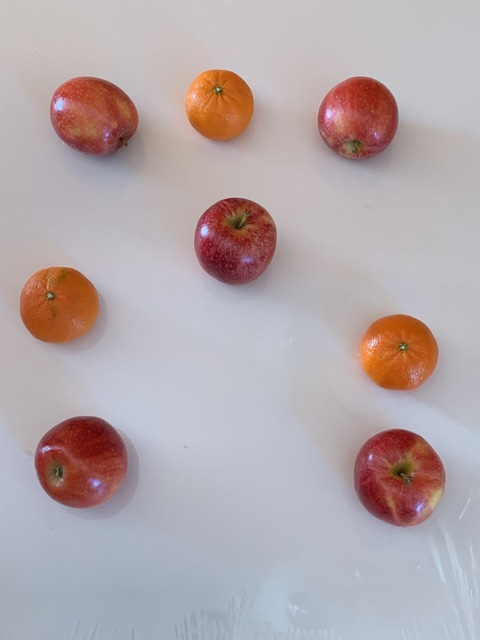
#> input picture Machine-Learning/Documentations/Computer-Vision/Computer-Vision-and -TensorFlow-Fundamentals/assets/appleorange.JPG, 480 x 640 px; the run also reads 1 picture not shown here
$ jupyter execute --allow-errors '3. object detection using contours and the HOG detector.ipynb'
#> lines starting #> are read from the running program, lines starting #| are printed output that depends on the picture; after the words box and inside, x2 and y2 are one past the last pixel; in counts of white or black regions, pixels touching at a corner belong together
### Machine-Learning/Documentations/Computer-Vision/Computer-Vision-and -TensorFlow-Fundamentals/display_images_from_paths_or_array.py
import cv2
import numpy as np
import matplotlib.pyplot as plt
from PIL import Image
import math
import os

def display_images(images, titles=None, figsize_per_image:tuple=(3, 3), is_gray:bool=False, is_axis=False, show_histogram=False):
    """
    Display multiple images in a grid layout using PIL and Matplotlib.

    Args:
        images (list): List of image file paths or image arrays to be displayed.
        titles (list, optional): List of titles for each image. Default is None.
        figsize_per_image (tuple, optional): Size of each image in the grid (width, height). Default is (3, 3).
        is_paths (bool, optional): Whether the input is a list of image paths. If False, expects list of image arrays. Default is False.
        is_gray (bool, optional): Whether to convert images to grayscale. Only used if is_paths is True. Default is False.
        is_axis (bool, optional): Whether to display axis on the images. Default is False.
        show_histogram (bool, optional): Whether to display histograms alongside images. Default is False.

    Returns:
        None

    Example:
        image_paths = ['image1.jpg', 'image2.png', 'image3.bmp']
        display_images(image_paths, is_paths=True, titles=['Image 1', 'Image 2', 'Image 3'])

        image_arrays = [translated_img, rotated_img, rescaled_img, sheared_img]
        display_images(image_arrays, titles=['Translated', 'Rotated', 'Rescaled', 'Sheared'])
    """

    def load_image(path):
        img = Image.open(path)
        return img.convert('L') if is_gray else img

    # Check if input images are paths or arrays
    is_paths = isinstance(images[0], str)

    if is_paths:
        images = [load_image(path) for path in images]

    num_images = len(images)

    # Calculate the number of rows and columns needed
    num_columns = math.ceil(math.sqrt(num_images))
    num_rows = math.ceil(num_images / num_columns)
    figsize = (num_columns * (figsize_per_image[0] * (2 if show_histogram else 1)), num_rows * figsize_per_image[1])

    # Create a figure
    plt.figure(figsize=figsize)

    for i, img in enumerate(images):
        if is_gray and not is_paths:
            img = cv2.cvtColor(img, cv2.COLOR_BGR2GRAY)

        plt.subplot(num_rows, num_columns * (2 if show_histogram else 1), (2 * i + 1 if show_histogram else i + 1))
        if isinstance(img, np.ndarray):
            plt.imshow(img, cmap='gray' if is_gray else None)
        else:
            plt.imshow(img, cmap='gray' if is_gray else None)
        plt.title(titles[i] if titles else None)
        plt.axis('on' if is_axis else 'off')

        if show_histogram:
            plt.subplot(num_rows, num_columns * 2, 2 * i + 2)
            if isinstance(img, Image.Image):
                img = np.array(img)
            if img.ndim == 2:
                hist = cv2.calcHist([img], [0], None, [256], [0, 256])
                plt.plot(hist, color='black')
            else:
                color = ('b', 'g', 'r')
                for j, col in enumerate(color):
                    hist = cv2.calcHist([img], [j], None, [256], [0, 256])
                    plt.plot(hist, color=col)
            plt.grid()
            plt.xlim([0, 256])
            plt.xlabel('color intensity value (0 to 256)')
            plt.ylabel('frequency of occurrence')
            plt.title('Histogram')

    plt.tight_layout()
    plt.show()

### Machine-Learning/Documentations/Computer-Vision/Computer-Vision-and -TensorFlow-Fundamentals/3. object detection using contours and the HOG detector.ipynb
[cell 1]
from display_images_from_paths_or_array import display_images
from PIL import Image
from skimage.feature import hog
from skimage import data, exposure

import numpy as np
import matplotlib.pyplot as plt
import cv2

# **Deteksi Objek Menggunakan Kontur dan HOG Detector**
---

Deteksi objek adalah salah satu tugas penting dalam bidang visi komputer yang memungkinkan kita untuk mengidentifikasi dan melokalisasi objek tertentu dalam sebuah gambar. Metode yang umum digunakan untuk deteksi objek adalah penggunaan kontur dan Histogram of Oriented Gradients (HOG) detector.

#### **Kontur**

Kontur adalah batas-batas tertutup dalam gambar yang memiliki bentuk serupa. Dengan menemukan kontur, kita dapat mengidentifikasi dan menandai objek-objek dalam gambar berdasarkan bentuk mereka. Teknik ini sering digunakan dalam pengolahan citra karena kemampuannya untuk memisahkan objek dari latar belakang.

Dalam bagian ini, kita akan menggunakan kontur untuk mengklasifikasikan dan mendeteksi objek sederhana dalam gambar. Gambar yang akan kita gunakan terdiri dari apel dan jeruk, dan kita akan menggunakan metode deteksi tepi Canny serta kontur untuk mendeteksi objek-objek tersebut dan menuliskan nama kelas objek pada kotak pembatas (bounding box).

#### **Histogram of Oriented Gradients (HOG)**

HOG adalah fitur deskripsi yang digunakan dalam visi komputer dan pemrosesan citra untuk mendeteksi objek. HOG mengandalkan distribusi intensitas gradien atau arah tepi dalam sebuah gambar. Fitur ini sangat efektif untuk mendeteksi tepi dan bentuk dalam gambar, menjadikannya sangat berguna untuk deteksi objek yang berbasis pada bentuk dan tepi.

#### **Proses Deteksi**

1. **Pra-pemrosesan Gambar**:
   - Mengubah gambar ke dalam format grayscale untuk menyederhanakan pengolahan.
   - Menerapkan filter Gaussian untuk mengurangi noise dan menghaluskan gambar.

2. **Deteksi Tepi Menggunakan Metode Canny**:
   - Menggunakan algoritma deteksi tepi Canny untuk menemukan tepi-tepi dalam gambar. Algoritma ini bekerja dengan baik dalam menemukan tepi yang signifikan dan mengabaikan tepi yang tidak penting.

3. **Penemuan Kontur**:
   - Menggunakan metode penemuan kontur untuk menemukan batas-batas objek dalam gambar berdasarkan tepi yang telah dideteksi. Kontur-kontur ini kemudian digunakan untuk membuat kotak pembatas di sekitar objek.

4. **Klasifikasi Objek**:
   - Menganalisis bentuk kontur dan fitur HOG untuk mengklasifikasikan objek ke dalam kelas tertentu (misalnya, apel atau jeruk).
   - Menambahkan label nama kelas pada kotak pembatas untuk menandai objek yang terdeteksi.

#### **Kegunaan**

1. **Visi Komputer dan Pengolahan Citra**:
   - Digunakan dalam berbagai aplikasi visi komputer seperti sistem pengawasan, pengenalan wajah, deteksi kendaraan, dan pengolahan citra medis.

2. **Otomatisasi Industri**:
   - Membantu dalam otomatisasi proses produksi dengan mendeteksi dan mengklasifikasikan produk berdasarkan bentuk dan ukuran.

3. **Robotika**:
   - Membantu robot dalam navigasi dan manipulasi objek dengan mendeteksi dan mengenali objek dalam lingkungan mereka.

4. **Aplikasi Konsumen**:
   - Digunakan dalam aplikasi konsumen seperti filter kamera, pengenalan objek dalam aplikasi mobile, dan aplikasi augmented reality (AR).

Dengan memahami dan menguasai teknik-teknik deteksi objek menggunakan kontur dan HOG, kita dapat mengembangkan aplikasi yang lebih canggih dan akurat dalam berbagai bidang yang memerlukan analisis visual.

## **Deteksi Kontur**
---

Deteksi kontur adalah teknik dalam pengolahan citra yang digunakan untuk mengidentifikasi batas-batas objek dalam sebuah gambar. Teknik ini sering digunakan dalam berbagai aplikasi visi komputer seperti pengenalan objek, pelacakan objek, dan analisis bentuk.

#### Langkah-langkah Deteksi Kontur

1. **Impor Gambar**:
   - Langkah pertama adalah mengimpor gambar yang akan diproses. Gambar ini bisa dalam format berwarna atau grayscale.

2. **Deteksi Tepi dengan Metode Canny**:
   - Setelah gambar diimpor, kita menggunakan detektor tepi Canny untuk menemukan tepi-tepi dalam gambar. Detektor tepi Canny sangat efektif dalam mendeteksi tepi karena menggabungkan beberapa langkah seperti perataan gambar, menemukan gradien intensitas, dan deteksi tepi dengan ambang batas tertentu.

3. **Menemukan Kontur**:
   - Setelah tepi ditemukan, kita menggunakan metode `findContours` dari OpenCV untuk menemukan kontur dalam gambar. Kontur adalah garis atau kurva yang menghubungkan semua titik kontinu (tanpa putus) yang memiliki warna atau intensitas yang sama.

#### Contoh Kode

Berikut adalah contoh kode untuk mendeteksi kontur dalam sebuah gambar menggunakan OpenCV:

```python
import cv2

# Impor gambar
img = cv2.imread('image.jpg', cv2.IMREAD_GRAYSCALE)

# Menggunakan detektor tepi Canny
threshold = 100
canny_output = cv2.Canny(img, threshold, threshold * 2)

# Menemukan kontur
contours, hierarchy = cv2.findContours(canny_output, cv2.RETR_EXTERNAL, cv2.CHAIN_APPROX_SIMPLE)

# Menampilkan kontur
for contour in contours:
    cv2.drawContours(img, [contour], -1, (0, 255, 0), 2)

# Menampilkan gambar dengan kontur yang ditandai
cv2.imshow('Contours', img)
cv2.waitKey(0)
cv2.destroyAllWindows()
```

Penjelasan kode di atas:
- **Deteksi Tepi Canny**:
  ```python
  canny_output = cv2.Canny(img, threshold, threshold * 2)
  ```
  Deteksi tepi dilakukan dengan menggunakan fungsi `cv2.Canny` yang memerlukan dua parameter ambang batas. Parameter pertama adalah ambang batas bawah dan parameter kedua adalah ambang batas atas untuk deteksi tepi.

- **Menemukan Kontur**:
  ```python
  contours, hierarchy = cv2.findContours(canny_output, cv2.RETR_EXTERNAL, cv2.CHAIN_APPROX_SIMPLE)
  ```
  Fungsi `cv2.findContours` digunakan untuk menemukan kontur dalam gambar. Fungsi ini memiliki tiga argumen:
  - Gambar hasil dari deteksi tepi Canny (`canny_output`).
  - Metode pengambilan kontur (`cv2.RETR_EXTERNAL`) yang digunakan untuk mengambil hanya kontur luar (eksternal) karena kita tertarik untuk menggambar kotak pembatas di sekitar objek.
  - Metode aproksimasi kontur (`cv2.CHAIN_APPROX_SIMPLE`) yang mengurangi jumlah titik dalam kontur dengan menghilangkan titik-titik yang tidak perlu.

- **Menggambar Kontur**:
  ```python
  for contour in contours:
      cv2.drawContours(img, [contour], -1, (0, 255, 0), 2)
  ```
  Menggambar kontur pada gambar asli menggunakan `cv2.drawContours`. Kontur ditandai dengan warna hijau dan ketebalan garis sebesar 2 piksel.

#### Kegunaan Deteksi Kontur

1. **Pengenalan Objek**:
   - Digunakan dalam sistem pengenalan objek untuk mengidentifikasi dan melokalisasi objek berdasarkan bentuk mereka.

2. **Pelacakan Objek**:
   - Berguna dalam aplikasi pelacakan objek di video untuk mengikuti pergerakan objek tertentu dari frame ke frame.

3. **Analisis Bentuk**:
   - Membantu dalam analisis bentuk objek dalam berbagai aplikasi seperti pengukuran dimensi, identifikasi bentuk, dan pengenalan pola.

4. **Robotika dan Otomasi**:
   - Membantu robot dalam navigasi dan manipulasi objek dengan mendeteksi dan mengenali objek berdasarkan kontur mereka.

Dengan mempelajari teknik deteksi kontur, kita dapat mengembangkan aplikasi yang lebih canggih dalam berbagai bidang seperti pengenalan objek, analisis gambar medis, sistem pengawasan, dan banyak lagi. Deteksi kontur adalah alat yang sangat berguna dalam pengolahan citra dan visi komputer yang memungkinkan kita untuk mengekstrak informasi penting dari gambar.

[cell 2]
parent_path = './assets/'
image_rgb = cv2.imread(parent_path + 'appleorange.JPG', cv2.IMREAD_COLOR)
#> image_rgb is the input picture: shape (640, 480, 3); mean B, G, R 171.2, 168.2, 180
image_bgr = cv2.cvtColor(image_rgb, cv2.COLOR_RGB2BGR)

image_canny_filter = cv2.Canny(image=image_bgr, threshold1=150, threshold2=250)
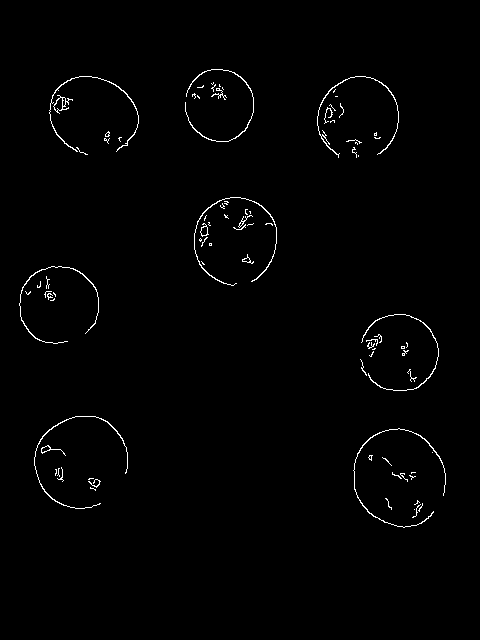
#> image_canny_filter: shape (640, 480); 1.1% white in thin lines or dots, all inside (x1, y1, x2, y2) = (19, 69, 446, 528)
contours, hierarchy = cv2.findContours(image_canny_filter, cv2.RETR_EXTERNAL, cv2.CHAIN_APPROX_SIMPLE)
#> contours = 86 contours, 74 with area under 20; largest, box (x1, y1, x2, y2) and area: (53, 95, 73, 114) 121, (194, 197, 277, 286) 75, (49, 76, 139, 152) 72, (353, 428, 446, 528) 71, (317, 76, 399, 158) 71

#> (the rest of this cell did not finish here and is left out)

#> in display_images, `is_paths = isinstance(images[0], str)`: is_paths = False
#> in display_images, `num_images = len(images)`: num_images = 2
#> in display_images, `num_rows = math.ceil(num_images / num_columns)`: num_rows = 1
#> in display_images, `figsize = (num_columns * (figsize_per_image[0] * (2 if show_histogram ..`: figsize = (12, 4)
#> the loop in display_images, `for i, img in enumerate(images):` made 2 passes
#> pass 1, in display_images, `img = cv2.cvtColor(img, cv2.COLOR_BGR2GRAY)`:
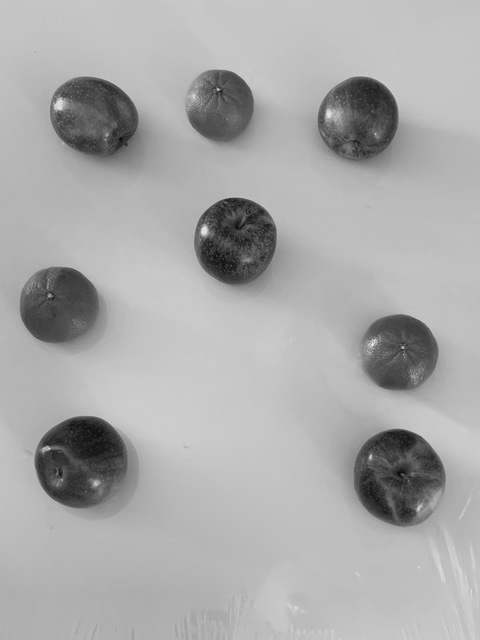
#> img: shape (640, 480); min 9, max 244, mean 170.4

[cell 3]
for contour in contours:
    cv2.drawContours(image_bgr, [contour], -1, (0, 255, 0), 2)
#> this loop made 86 passes
#> contour on passes 1, 11, 18, 27, 43, 54, 59: [[414, 509]], [[411, 472], [411, 473], [412, 472], [415, 472]], [[432, 452]], [[401, 346], [401, 348], [404, 348], [404, 346]], [[209, 243], [209, 245], [211, 245], [211, 243]], [[249, 211], [250, 212], [250, 213], [250, 211]], [[358, 155], [358, 156]]
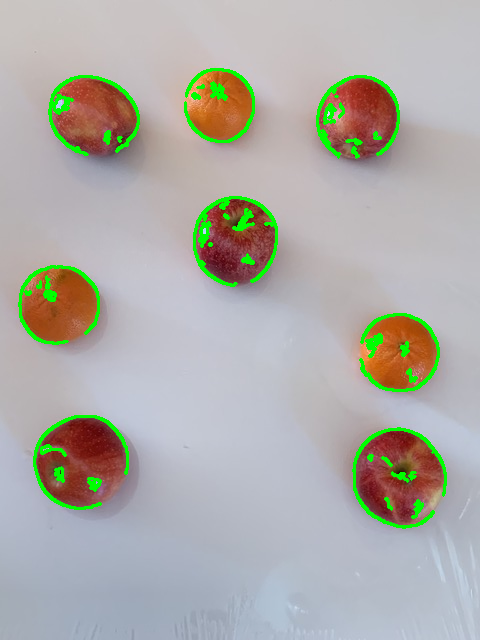
#> image_bgr: shape (640, 480, 3); mean R, G, B 174.4, 172.9, 167.4
display_images(images=[image_bgr], figsize_per_image=(6,4))
#> the loop in display_images (call 2), `for i, img in enumerate(images):` made 1 pass

## **Deteksi Kotak Pembatas**
---

Deteksi kotak pembatas adalah metode untuk menandai batas-batas objek dalam gambar dengan menggambar kotak di sekitar objek tersebut. Metode ini penting dalam berbagai aplikasi visi komputer untuk mengklasifikasikan dan melokalisasi objek.

#### Langkah-langkah Deteksi Kotak Pembatas

1. **Impor Gambar**:
   - Langkah pertama adalah mengimpor gambar yang akan diproses.

2. **Deteksi Tepi dengan Metode Canny**:
   - Menggunakan detektor tepi Canny untuk menemukan tepi-tepi dalam gambar.

3. **Menemukan Kontur**:
   - Menggunakan metode `findContours` dari OpenCV untuk menemukan kontur dalam gambar.

4. **Menentukan Kotak Pembatas**:
   - Untuk setiap kontur yang ditemukan, kita menggunakan properti `boundingRect` dari OpenCV untuk mendefinisikan kotak pembatas di sekitar kontur tersebut.

#### Contoh Kode

Berikut adalah contoh kode untuk mendeteksi kotak pembatas di sekitar objek dalam sebuah gambar menggunakan OpenCV:

```python
import cv2

# Impor gambar
img = cv2.imread('image.jpg', cv2.IMREAD_GRAYSCALE)

# Menggunakan detektor tepi Canny
threshold = 100
canny_output = cv2.Canny(img, threshold, threshold * 2)

# Menemukan kontur
contours, hierarchy = cv2.findContours(canny_output, cv2.RETR_EXTERNAL, cv2.CHAIN_APPROX_SIMPLE)

# Font untuk penulisan teks
font = cv2.FONT_HERSHEY_SIMPLEX
count = 0

# Proses setiap kontur
for c in contours:
    x, y, w, h = cv2.boundingRect(c)

    # Hanya proses kontur yang ukurannya lebih dari 20x20 piksel
    if w > 20 and h > 20:
        count += 1

        # Menentukan ROI (Region of Interest)
        ROI = img[y+int(h/4):y+int(3*h/4), x+int(w/4):x+int(3*w/4)]
        ROI_meancolor = cv2.mean(ROI)

        # Cetak nomor kontur dan nilai mean warna ROI
        print(count, ROI_meancolor)

        # Klasifikasi berdasarkan nilai mean warna ROI
        if (ROI_meancolor[0] > 30 and ROI_meancolor[0] < 40 and
            ROI_meancolor[1] > 70 and ROI_meancolor[1] < 105 and
            ROI_meancolor[2] > 150 and ROI_meancolor[2] < 200):

            # Menandai kotak pembatas dan memberikan label "orange"
            cv2.putText(img, 'orange', (x-2, y-2), font, 0.8, (255, 255, 255), 2, cv2.LINE_AA)
            cv2.rectangle(img, (x, y), (x+w, y+h), (255, 255, 255), 3)
            cv2.imshow('Contours', img)
        else:
            # Menandai kotak pembatas dan memberikan label "apple"
            cv2.putText(img, 'apple', (x-2, y-2), font, 0.8, (0, 0, 255), 2, cv2.LINE_AA)
            cv2.rectangle(img, (x, y), (x+w, y+h), (0, 0, 255), 3)
            cv2.imshow('Contours', img)

cv2.waitKey(0)
cv2.destroyAllWindows()
```

#### Penjelasan Kode

- **Deteksi Tepi Canny**:
  ```python
  canny_output = cv2.Canny(img, threshold, threshold * 2)
  ```
  Deteksi tepi dilakukan dengan menggunakan fungsi `cv2.Canny`.

- **Menemukan Kontur**:
  ```python
  contours, hierarchy = cv2.findContours(canny_output, cv2.RETR_EXTERNAL, cv2.CHAIN_APPROX_SIMPLE)
  ```
  Fungsi `cv2.findContours` digunakan untuk menemukan kontur dalam gambar.

- **Menentukan Kotak Pembatas**:
  ```python
  x, y, w, h = cv2.boundingRect(c)
  ```
  Fungsi `cv2.boundingRect` digunakan untuk menentukan kotak pembatas di sekitar kontur.

- **Menentukan Region of Interest (ROI)**:
  ```python
  ROI = img[y+int(h/4):y+int(3*h/4), x+int(w/4):x+int(3*w/4)]
  ```
  Menentukan ROI dari kontur untuk mengurangi area yang kosong di sekitar objek.

- **Menentukan Mean Warna ROI**:
  ```python
  ROI_meancolor = cv2.mean(ROI)
  ```
  Menghitung mean warna dari ROI untuk digunakan dalam klasifikasi objek.

- **Klasifikasi Objek**:
  ```python
  if (ROI_meancolor[0] > 30 and ROI_meancolor[0] < 40 and
      ROI_meancolor[1] > 70 and ROI_meancolor[1] < 105 and
      ROI_meancolor[2] > 150 and ROI_meancolor[2] < 200):
  ```
  Klasifikasi objek dilakukan berdasarkan nilai mean warna ROI.

#### Kegunaan Deteksi Kotak Pembatas

1. **Pengenalan dan Klasifikasi Objek**:
   - Digunakan dalam sistem pengenalan dan klasifikasi objek untuk menandai dan melabeli objek dalam gambar.

2. **Pelacakan Objek**:
   - Berguna dalam aplikasi pelacakan objek di video untuk mengikuti pergerakan objek dari frame ke frame.

3. **Pengukuran Dimensi**:
   - Membantu dalam pengukuran dimensi objek dalam berbagai aplikasi seperti pengukuran produk dalam industri manufaktur.

4. **Robotika dan Otomasi**:
   - Membantu robot dalam navigasi dan manipulasi objek dengan mendeteksi dan mengenali objek berdasarkan kotak pembatas mereka.

5. **Analisis Citra Medis**:
   - Digunakan dalam analisis citra medis untuk mendeteksi dan menandai area yang menarik dalam citra medis seperti tumor atau anomali lainnya.

Dengan mempelajari teknik deteksi kotak pembatas, kita dapat mengembangkan aplikasi yang lebih canggih dalam berbagai bidang seperti pengenalan objek, analisis gambar medis, sistem pengawasan, dan banyak lagi. Deteksi kotak pembatas adalah alat yang sangat berguna dalam pengolahan citra dan visi komputer yang memungkinkan kita untuk mengekstrak informasi penting dari gambar.

[cell 4]
image_rgb = cv2.imread(parent_path + 'appleorange.JPG', cv2.IMREAD_COLOR)
image_bgr = cv2.cvtColor(image_rgb, cv2.COLOR_RGB2BGR)

# Menggunakan detektor tepi Canny
threshold = 100
canny_output = cv2.Canny(image_bgr, threshold, threshold * 2)
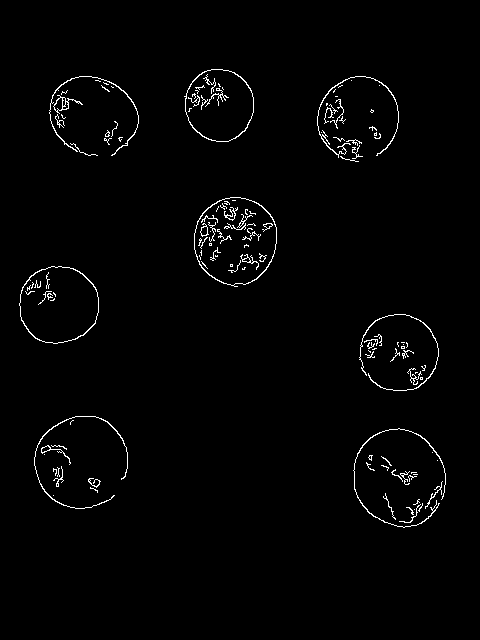
#> canny_output: shape (640, 480); 1.6% white in thin lines or dots, all inside (x1, y1, x2, y2) = (19, 69, 446, 528)

# Menemukan kontur
contours, hierarchy = cv2.findContours(canny_output, cv2.RETR_EXTERNAL, cv2.CHAIN_APPROX_SIMPLE)
#> contours = 85 contours, 75 with area under 20; largest, box (x1, y1, x2, y2) and area: (194, 197, 277, 287) 5699, (19, 266, 99, 344) 4836, (184, 69, 254, 142) 3904, (53, 95, 83, 114) 157, (317, 76, 399, 158) 82

# Font untuk penulisan teks
font = cv2.FONT_HERSHEY_SIMPLEX
#> font = 0
count = 0

# Proses setiap kontur
for c in contours:
    x, y, w, h = cv2.boundingRect(c)

    # Hanya proses kontur yang ukurannya lebih dari 20x20 piksel
    if w > 30 and h > 30:
        count += 1

        # Menentukan ROI (Region of Interest)
        ROI = image_bgr[y+int(h/4):y+int(3*h/4), x+int(w/4):x+int(3*w/4)]
        ROI_meancolor = cv2.mean(ROI)
        # Cetak nomor kontur dan nilai mean warna ROI
        # print(count, ROI_meancolor) # RGB format

        # Klasifikasi berdasarkan nilai mean warna ROI
        if (ROI_meancolor[2] > 30 and ROI_meancolor[2] < 40 and
            ROI_meancolor[1] > 70 and ROI_meancolor[1] < 105 and
            ROI_meancolor[0] > 150 and ROI_meancolor[0] < 200):

            # Menandai kotak pembatas dan memberikan label "orange"
            cv2.putText(image_bgr, 'orange', (x-2, y-2), font, 0.8, (255, 255, 255), 2, cv2.LINE_AA)
            cv2.rectangle(image_bgr, (x, y), (x+w, y+h), (255, 255, 255), 3)
            # cv2.imshow('Contours', image_bgr)
            plt.imshow(image_bgr)
            plt.title('Contours')
        else:
            # Menandai kotak pembatas dan memberikan label "apple"
            cv2.putText(image_bgr, 'apple', (x-2, y-2), font, 0.8, (0, 0, 255), 2, cv2.LINE_AA)
            cv2.rectangle(image_bgr, (x, y), (x+w, y+h), (0, 0, 255), 3)
            # cv2.imshow('Contours', image_bgr)
            plt.imshow(image_bgr)
            plt.title('Contours')
#> this loop made 85 passes
#> (x, y, w, h, ROI_meancolor) on passes 28, 30, 48, 49, 50, 83, 84, 85: (353, 428, 93, 100, (134.2, 65.08, 52.4, 0)), (34, 416, 94, 93, (128.7, 50.83, 43.63, 0)), (359, 314, 80, 77, (182.2, 92.41, 34.07, 0)), (19, 266, 80, 78, (158.7, 78.43, 32.67, 0)), (194, 197, 83, 90, (123.3, 53.49, 50.06, 0)), (317, 76, 82, 82, (165.4, 74.86, 66.89, 0)), (49, 76, 90, 80, (161.5, 83.41, 64.76, 0)), (184, 69, 70, 73, (189.7, 101.8, 36.9, 0))
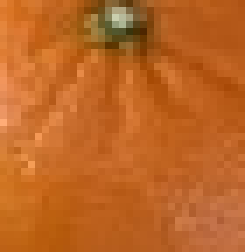
#> ROI: shape (36, 35, 3) (shown 7 times larger); mean R, G, B 189.7, 101.8, 36.9
#> image_bgr: shape (640, 480, 3); mean R, G, B 174.8, 163.7, 176.2
#> after the loop, count = 8
#> (the rest of the program and of its run is left out)
